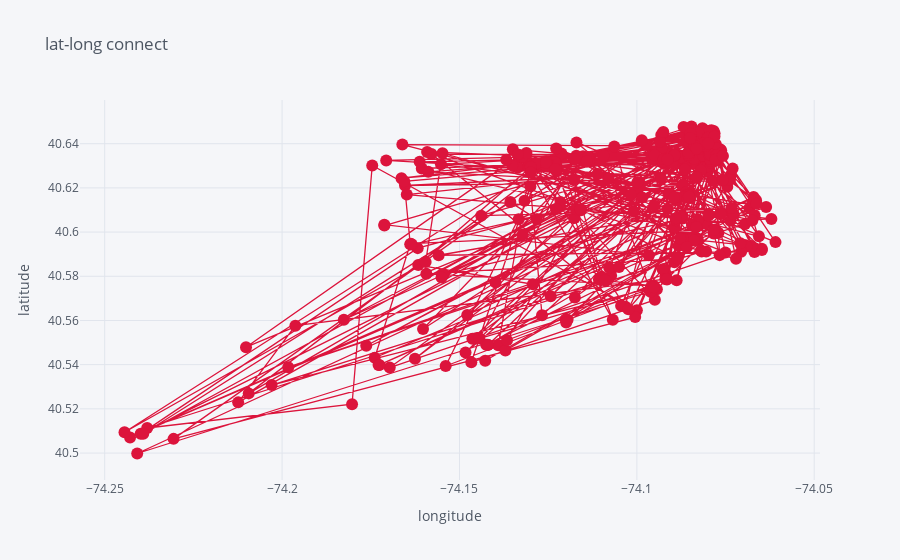

The notebook cell this image was saved under:
### Code cell
data = staten_island[["latitude","longitude"]]

data.set_index(["longitude"], inplace = True)

data.iplot(
    
    kind = "scatter", 
    
    xTitle = "longitude", 
    
    yTitle = "latitude",
    
    mode = "markers+lines",
    
    color = "crimson",
    
    title = "lat-long connect"

)

### Figure 1 — Plotly figure (JSON) as saved in the notebook; plotly's stock layout.template omitted (floating-point values rounded to 4 significant figures; data arrays with more than 128 entries replaced by an {"elided": "..."} marker saying what was removed)
{"data": [{"line": {"color": "rgba(220, 20, 60, 1.0)", "dash": "solid", "shape": "linear", "width": 1.3}, "marker": {"size": 12, "symbol": "circle"}, "mode": "markers+lines", "name": "latitude", "text": "", "type": "scatter", "x": {"elided": "373 float values"}, "y": {"elided": "373 float values"}}], "layout": {"legend": {"bgcolor": "#F5F6F9", "font": {"color": "#4D5663"}}, "paper_bgcolor": "#F5F6F9", "plot_bgcolor": "#F5F6F9", "title": {"font": {"color": "#4D5663"}, "text": "lat-long connect"}, "xaxis": {"gridcolor": "#E1E5ED", "showgrid": true, "tickfont": {"color": "#4D5663"}, "title": {"font": {"color": "#4D5663"}, "text": "longitude"}, "zerolinecolor": "#E1E5ED"}, "yaxis": {"gridcolor": "#E1E5ED", "showgrid": true, "tickfont": {"color": "#4D5663"}, "title": {"font": {"color": "#4D5663"}, "text": "latitude"}, "zerolinecolor": "#E1E5ED"}}}
